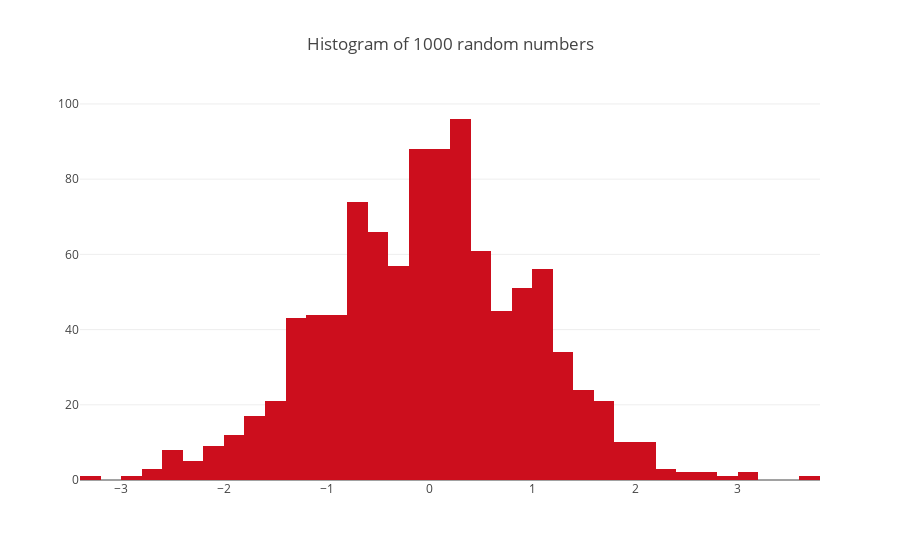

This figure's notebook cell:
### Markdown cell above
- 1 numeric variable

### Code cell
n = 1000
x = np.random.randn(n)
data = [go.Histogram(x=x,
       marker=dict(
        color='#CC0E1D',# Lava (#CC0E1D)
#         color = 'rgb(200,0,0)'   # you can provide color in HEX format or rgb format, genrally programmers prefer HEX format as it is a single string value and easy to pass as a variable
    ))]
layout = go.Layout(title = "Histogram of {} random numbers".format(n))
fig = go.Figure(data= data, layout=layout)
iplot(fig)

### Figure 1 — Plotly figure (JSON) as saved in the notebook; plotly's stock layout.template omitted (floating-point values rounded to 4 significant figures; data arrays with more than 128 entries replaced by an {"elided": "..."} marker saying what was removed)
{"data": [{"marker": {"color": "#CC0E1D"}, "type": "histogram", "uid": "9c9fef4b-8568-4102-9cd2-388b682964e6", "x": {"elided": "1000 float values"}}], "layout": {"title": "Histogram of 1000 random numbers"}}
